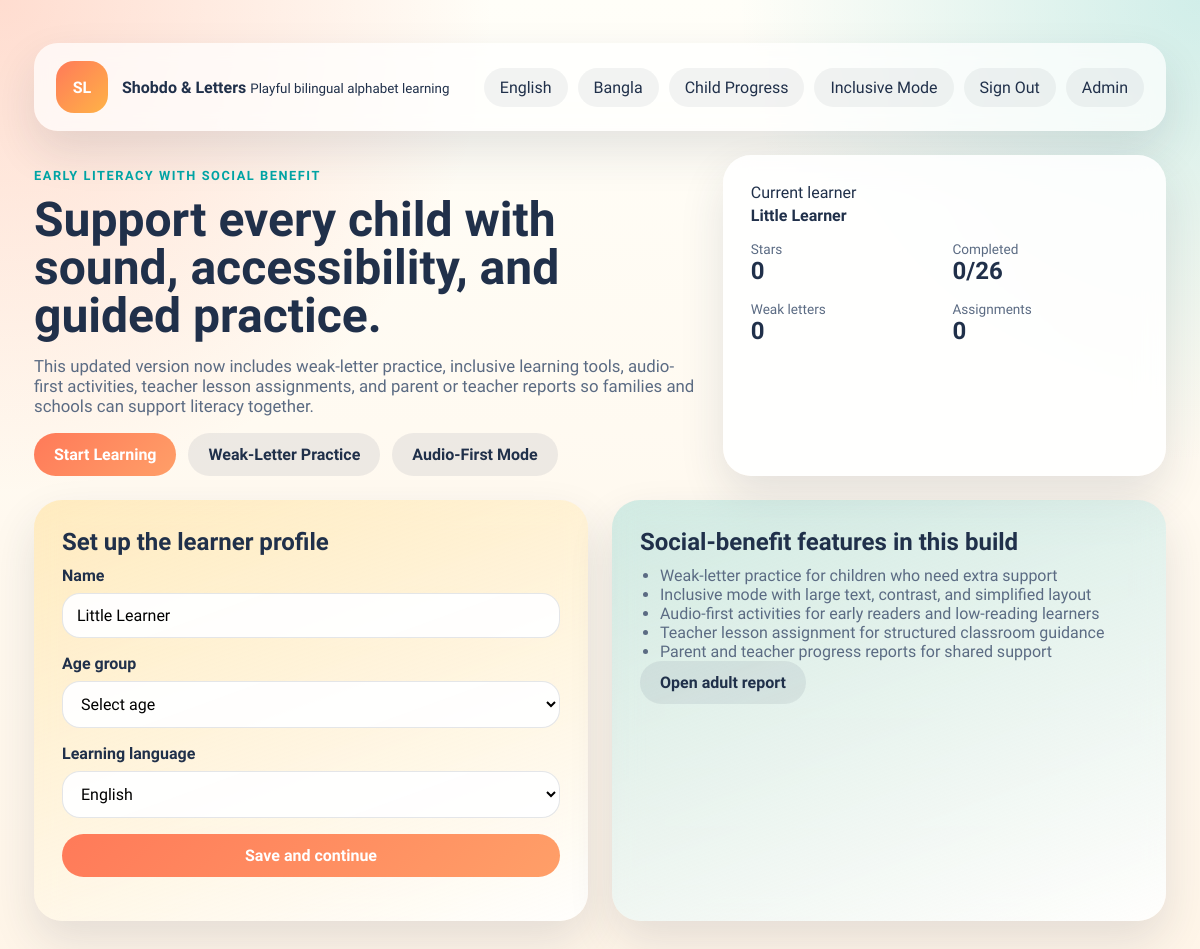
Page /learning/ (signed in) on the committed database.
### learning/models.py (models this page shows, shortened)
class ChildProfile(models.Model):
    name = models.CharField(max_length=80, default="Little Learner")
    age_group = models.CharField(max_length=20, blank=True)
    preferred_language = models.CharField(max_length=20, default="english")
    stars = models.PositiveIntegerField(default=0)
    owner = models.ForeignKey(
        settings.AUTH_USER_MODEL,
        on_delete=models.SET_NULL,
        null=True,
        blank=True,
        related_name="owned_children",
    )
    inclusive_mode = models.BooleanField(default=False)
    audio_first_mode = models.BooleanField(default=False)
    high_contrast_mode = models.BooleanField(default=False)
    large_text_mode = models.BooleanField(default=False)
    simplified_layout = models.BooleanField(default=False)
    created_at = models.DateTimeField(auto_now_add=True)

### learning/views.py (the view, shortened to what this page needs)
# urls.py: path("", views.home, name="home"),
def home(request):
    profile = get_current_profile(request)
    adult_profile = get_adult_profile(request)
    selected_language = request.session.get("selected_language", profile.preferred_language)
    recent_attempt = profile.attempts.first()
    learned_count = profile.letter_progress.filter(completed=True).count()
    weak_letter_count = profile.letter_progress.filter(incorrect_answers__gt=0).count()
    context = {
        "profile": profile,
        "adult_profile": adult_profile,
        "selected_language": selected_language,
        "language_cards": LANGUAGE_META,
        "recent_attempt": recent_attempt,
        "learned_count": learned_count,
        "weak_letter_count": weak_letter_count,
        "assignment_count": profile.assignments.filter(is_active=True).count(),
        "total_letters": Letter.objects.filter(language=selected_language).count(),
    }
    return render(request, "learning/home.html", context)

### learning/views.py (called while the page is built, shortened)
def get_adult_profile(request):
    if request.user.is_authenticated:
        return AdultProfile.objects.filter(user=request.user).first()
    return None

def get_current_profile(request):
    profile_id = request.session.get("child_profile_id")
    profile = ChildProfile.objects.filter(id=profile_id).first()
    if profile:
        return profile

### templates/learning/home.html (shortened to what this page needs)
﻿{% extends 'base.html' %}
{% block content %}
<section class="hero-panel">
    <div>
        <p class="eyebrow">Early literacy with social benefit</p>
        <h1>Support every child with sound, accessibility, and guided practice.</h1>
        <p class="hero-copy">This updated version now includes weak-letter practice, inclusive learning tools, audio-first activities, teacher lesson assignments, and parent or teacher reports so families and schools can support literacy together.</p>
        <div class="hero-actions">
            <a class="button primary" href="{% url 'learning:alphabet-grid' selected_language %}">Start Learning</a>
            <a class="button secondary" href="{% url 'learning:weak-letter-practice' selected_language %}">Weak-Letter Practice</a>
            <a class="button secondary" href="{% url 'learning:audio-first-mode' selected_language %}">Audio-First Mode</a>
        </div>
    </div>
    <div class="hero-card">
        <div class="hero-card-top">
            <span>Current learner</span>
            <strong>{{ profile.name }}</strong>
        </div>
        <dl class="stat-grid compact">
            <div>
                <dt>Stars</dt>
                <dd>{{ profile.stars }}</dd>
            </div>
            <div>
                <dt>Completed</dt>
                <dd>{{ learned_count }}/{{ total_letters }}</dd>
            </div>
            <div>
                <dt>Weak letters</dt>
                <dd>{{ weak_letter_count }}</dd>
            </div>
            <div>
                <dt>Assignments</dt>
                <dd>{{ assignment_count }}</dd>
            </div>
        </dl>
    </div>
</section>
<section class="grid-two">
    <article class="panel warm">
        <h2>Set up the learner profile</h2>
        <form method="post" class="stack-form">
            <label>
                Name
                <input type="text" name="name" value="{{ profile.name }}" placeholder="Little Learner">
            </label>
            <label>
                Age group
                <select name="age_group">
                    <option value="" {% if not profile.age_group %}selected{% endif %}>Select age</option>
                </select>
            </label>
            <label>
                Learning language
                <select name="language">
                    {% for key, card in language_cards.items %}
                        <option value="{{ key }}" {% if selected_language == key %}selected{% endif %}>{{ card.label }}</option>
                    {% endfor %}
                </select>
            </label>
            <button class="button primary" type="submit">Save and continue</button>
        </form>
    </article>
    <article class="panel cool">
        <h2>Social-benefit features in this build</h2>
        <ul class="feature-list">
            <li>Weak-letter practice for children who need extra support</li>
            <li>Inclusive mode with large text, contrast, and simplified layout</li>
            <li>Audio-first activities for early readers and low-reading learners</li>
            <li>Teacher lesson assignment for structured classroom guidance</li>
            <li>Parent and teacher progress reports for shared support</li>
        </ul>
        {% if request.user.is_authenticated %}
            <a class="button secondary" href="{% url 'learning:adult-report' %}">Open adult report</a>
        {% else %}
            <p class="help-copy">Parents and teachers can create an account to view reports and manage assignments.</p>
        {% endif %}
    </article>
</section>
{% endblock %}

### static/learning/css/styles.css (style rules this page uses)
* { box-sizing: border-box; }
body { margin: 0; font-family: "Baloo 2", "Hind Siliguri", sans-serif; color: var(--ink); background: radial-gradient(circle at top left, rgba(255, 122, 89, 0.25), transparent 32%), radial-gradient(circle at top right, rgba(0, 166, 166, 0.18), transparent 30%), linear-gradient(180deg, #fffef8 0%, #fff5e8 100%); min-height: 100vh; }
a { color: inherit; text-decoration: none; }
.brand strong, h1, h2, h3 { font-family: "Baloo 2", sans-serif; }
.brand small, p, li, input, select, textarea, button, label { font-family: "Hind Siliguri", sans-serif; }
.hero-panel, .grid-two, .detail-layout, .stats-row { display: grid; gap: 24px; }
.hero-panel { grid-template-columns: 1.5fr 1fr; align-items: stretch; margin-bottom: 24px; }
.panel, .hero-card, .detail-card, .question-card, .review-card, .result-hero, .page-intro, .auth-shell { background: var(--surface); border-radius: var(--radius); padding: 28px; box-shadow: var(--shadow); backdrop-filter: blur(14px); }
.panel.warm, .auth-shell.panel.warm { background: linear-gradient(160deg, rgba(255, 209, 102, 0.35), rgba(255, 255, 255, 0.88)); }
.panel.cool, .auth-shell.panel.cool { background: linear-gradient(160deg, rgba(0, 166, 166, 0.18), rgba(255, 255, 255, 0.88)); }
.eyebrow { text-transform: uppercase; letter-spacing: 0.12em; color: var(--secondary); font-weight: 700; font-size: 0.8rem; }
h1 { font-size: clamp(2.2rem, 4vw, 4.4rem); line-height: 1; margin: 12px 0; }
h2 { margin: 0 0 10px; font-size: 1.5rem; }
.hero-copy, .page-intro p, .detail-subtitle, .help-copy { color: var(--muted); font-size: 1.05rem; }
.hero-actions, .intro-actions, .pager, .report-head { display: flex; flex-wrap: wrap; gap: 12px; align-items: center; }
.button { border: 0; cursor: pointer; border-radius: 999px; padding: 12px 20px; font-size: 1rem; font-weight: 700; transition: transform 0.2s ease, box-shadow 0.2s ease; display: inline-flex; align-items: center; justify-content: center; }
.button.primary { background: linear-gradient(135deg, var(--primary), #ff9f68); color: white; }
.button.secondary { background: rgba(32, 48, 74, 0.08); color: var(--ink); }
.hero-card-top { display: flex; flex-direction: column; gap: 4px; }
.stat-grid { display: grid; grid-template-columns: repeat(2, 1fr); gap: 16px; }
.stat-grid dt { font-size: 0.85rem; color: var(--muted); }
.stat-grid dd, .big-number { margin: 0; font-size: 2rem; font-weight: 700; }
.compact dd { font-size: 1.5rem; }
.stack-form { display: grid; gap: 16px; }
label { display: grid; gap: 8px; font-weight: 600; }
input, select, textarea { width: 100%; border: 1px solid rgba(32, 48, 74, 0.12); border-radius: 18px; padding: 12px 14px; font-size: 1rem; background: rgba(255, 255, 255, 0.95); }
.feature-list { margin: 0; padding-left: 20px; color: var(--muted); }
.grid-two { grid-template-columns: repeat(2, minmax(0, 1fr)); margin-bottom: 24px; }

### rows in the picture
ChildProfile: name "Little Learner", stars "0", age_group "Select age", language "English"

### other values in the picture
{{ learned_count }} "0"
{{ total_letters }} "26"
{{ weak_letter_count }} "0"
{{ assignment_count }} "0"
